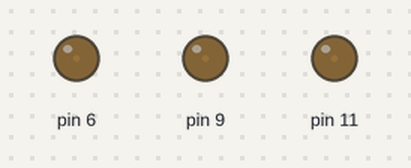
The sketch below on a simulated Arduino Uno, built with avr-gcc and run on an emulated ATmega328P. Parts: output pins drawn as LEDs (lit = HIGH). What the sketch prints to the serial monitor is not drawn.

Above: at 0.05 s.
At 1.25 s:
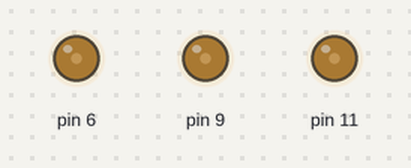
At 2.45 s:
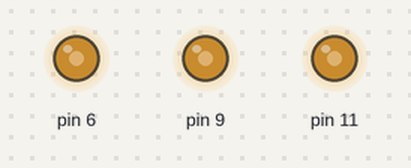
At 3.65 s:
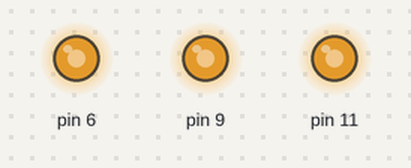
At 4.85 s:
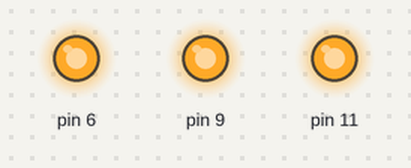
Timing chart, 0 to 6.4 s (numbered marks = the images above):
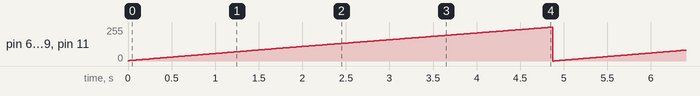

Measured:
- by itself, pin 6, pin 9, pin 11: ramps from 0/255 to 254/255 and jumps back, once every 4.9 s

The sketch:

swanky_gaaris1.ino
```cpp
// C++ code
//
void setup()
{
Serial.begin(9600);}

void loop()
{
  for ( int digitalInput=0; digitalInput<255; digitalInput++)
  {
  Serial.print("Digital Input ");
  Serial.println( digitalInput);
  analogWrite(11, digitalInput);
  analogWrite(9, digitalInput);
  analogWrite(6, digitalInput);

  }
}
  
```

code.c
```cpp
#include <Wire.h>
#include <Adafruit_GFX.h>
#include <Adafruit_SH1106.h>

// Definições do display OLED
#define OLED_RESET -1
Adafruit_SH1106 display(OLED_RESET);
#define SENSOR_PIN 2

void setup() {
  Serial.begin(9600);
  pinMode(SENSOR_PIN, INPUT);
  display.begin(SH1106_SWITCHCAPVCC, 0x3C);
  display.clearDisplay();
  display.setTextSize(1);
  display.setTextColor(WHITE);
}

void loop() {
  int sensorValue = digitalRead(SENSOR_PIN);

  display.clearDisplay();
  display.setCursor(0, 30);
  Serial.println(sensorValue);
  if (sensorValue == LOW) {
    display.print("Som");
    display.setCursor(0, 50);
    display.print("DETECTADO");
  } else {
    display.print("Som nao");
    display.setCursor(0, 50);
    display.print("detectado");
  }

  display.display();
  delay(500);
}
```
